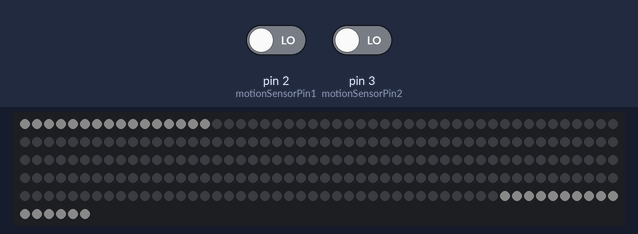
Recording of a sketch running on a simulated Arduino Uno, built with avr-gcc and run on an emulated ATmega328P. On the bench: 256 RGB LEDs in strip order, left to right, continuing on the next row. The inputs (shaded band) are chosen by the test bench; at power-on: pin 2 (motionSensorPin1) LOW, pin 3 (motionSensorPin2) LOW. Dim RGB values are drawn brighter than linear.

Above: at 1.4 s.
1.5 s: pin 2 (motionSensorPin1) driven HIGH
At 3.09 s:
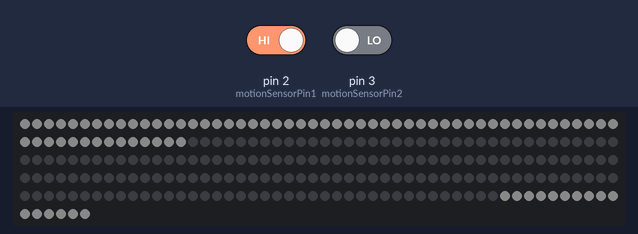
6.9 s: pin 3 (motionSensorPin2) driven HIGH
At 8.75 s:
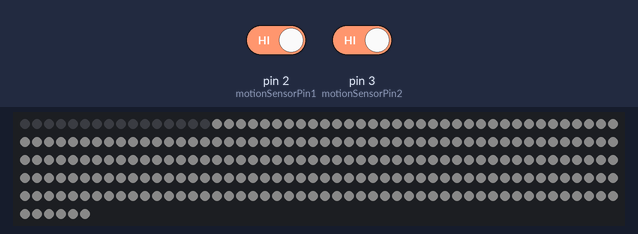
Timing chart, 0 to 10.2 s (numbered marks = the images above; inputs shaded):
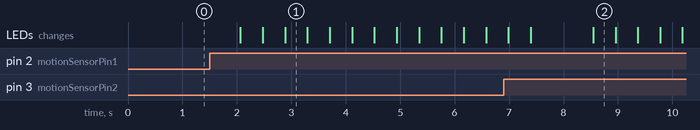

Measured:
- after the input at 1.5 s, the LEDs: first change after 0.57 s (image 1 shows a later state)

The sketch:

stairs-leds-one-led.ino
```cpp
#include <FastLED.h>

#define DATA_PIN 12 // Пин, к которому подключена адресная лента

#define NUM_LEDS 256 // Количество светодиодов в адресной ленте
int NUM_STEPS = 16; // количество супеней
int LEDS_PER_STEP = NUM_LEDS / NUM_STEPS; // количество светодиодов в одной ступени
#define FADE_DELAY 50 // Задержка между изменениями яркости (миллисекунды)

CRGB leds[NUM_LEDS];

int motionSensorPin1 = 2; // Пин для первого датчика движения
int motionSensorPin2 = 3; // Пин для второго датчика движения

int brightness = 10; // Начальная яркость (от 0 до 255)
CRGB color = CRGB::Blue; // Начальный цвет

bool firstMove = false;
bool downSensor = false;
bool topSensor = false;

unsigned long startTime;
unsigned long previousMillis = 0;
const long interval = 1000; // интервал для измерения температуры (1 секунда)
int time = 2;

int r = 2;

int timeDelay = 400;

 ///
  void onfirstLeds(){
    // if(r == 1) {
    //   leds[0] = CRGB::White;
    //   leds[NUM_LEDS - 1] = CRGB::White;
    // }

    // if(r == 2) {
      for (int i = 0; i < NUM_STEPS; i++) {
        leds[i] = CRGB::White;
        FastLED.show(); // Отображаем изменения на ленте
        delay(0); // Задержка между выключением светодиодов
      }

      for (int i = NUM_LEDS - NUM_STEPS; i < NUM_LEDS; i++) {
        leds[i] = CRGB::White;
        FastLED.show(); // Отображаем изменения на ленте
        delay(0); // Задержка между выключением светодиодов
      }
    // }
  }
  ///

void setup() {
  FastLED.addLeds<WS2812, DATA_PIN, GRB>(leds, NUM_LEDS);

  pinMode(motionSensorPin1, INPUT);
  pinMode(motionSensorPin2, INPUT);

  Serial.begin(9600); // Инициализация последовательной связи
  FastLED.clear(); // Очищаем ленту

  // Включаем первый и последний светодиод белым цветом при включении питания

  // onfirstLeds();

  FastLED.show(); // Отображаем изменения на ленте
  startTime = millis(); // сохраняем время старта
}

void loop() {
  unsigned long currentMillis = millis();

  int motionValue1 = digitalRead(motionSensorPin1); // Считываем значение с первого датчика движения
  int motionValue2 = digitalRead(motionSensorPin2); // Считываем значение со второго датчика движения

  FastLED.setBrightness(brightness); // Устанавливаем яркость

  // идем наверх в первый раз
  if (motionValue1 == HIGH && !firstMove && !downSensor && !topSensor) { // 1 датчик включаем снизу вверх
    // Serial.println("первый раз пошли наверх");
    onLightToUp();
    firstMove = true;
    downSensor = true;
    topSensor = false;
  }

  // идем вниз в первый раз
  if (motionValue2 == HIGH && !firstMove && !downSensor && !topSensor) { // 2 датчик, включаем сверху вниз
    // Serial.println("первый раз пошли вниз");
    onLightToDown();
    firstMove = true;
    topSensor = true;
    downSensor = false;
  }

  // поднимаемся наверх в первый раз
  if (motionValue2 == HIGH && downSensor) { // 2 датчик, включаем сверху вниз
    // Serial.println("первый раз поднимаемся");
    offLightToUp();
    downSensor = false;
    topSensor = false;
    time = 2;
  }

  // спускаемся вниз в первый раз
  if (motionValue1 == HIGH && topSensor) { // 1 датчик, включаем сверху вниз
    // Serial.println("первый раз спускаемся");
    offLightToDown();
    topSensor = false;
    downSensor = false;
    time = 2;
  }

  if (currentMillis - previousMillis >= interval) { // 1 сек, работа в режиме ТЕМПЕРАТУРА
      previousMillis = currentMillis;

    if (firstMove && (!topSensor && !downSensor)) {
      if (time > 0) {
        time = time - 1;
        // Serial.println(time);
      } else {
        // Serial.println("будет сначала");
        firstMove = false;
        topSensor = false;
        downSensor = false;
      }
    }
  }
  onfirstLeds();
}

//// Функции

void onLightToUp() { // ВКЛЮЧЕНИЕ светодиодов СНИЗУ ВВЕРХ
  if(r == 1) {
    for (int i = 0; i < NUM_LEDS; i++) {
      leds[i] = CRGB::White;
      FastLED.show(); // Отображаем изменения на ленте
      delay(5); // Задержка между выключением светодиодов
    }
  }

  if(r == 2) { // включение снизу вверх по одной ступеньке
    for (int i = 0; i < NUM_STEPS; i++) {
      int startLed = i * LEDS_PER_STEP;
      int endLed = startLed + LEDS_PER_STEP;

      for (int j = startLed; j < endLed; j++) {
        leds[j] = CRGB::White;
      }

      FastLED.show();
      delay(timeDelay);
    }
  }
}

void onLightToDown() { // ВКЛЮЧЕНИЕ светодиодов СВЕРХУ ВНИЗ
  if(r == 1) {
    for (int i = NUM_LEDS; i >= 0; i--) {
      leds[i] = CRGB::White;
      FastLED.show(); // Отображаем изменения на ленте
      delay(5); // Задержка между включением светодиодов
    }
  }

  if(r == 2) { // включаем по одной ступеньке сверху вниз
    for (int i = NUM_STEPS - 1; i >= 0; i--) {
      int startLed = i * LEDS_PER_STEP;
      int endLed = startLed + LEDS_PER_STEP;

      for (int j = startLed; j < endLed; j++) {
        leds[j] = CRGB::White; // Зажигаем все светодиоды в ступени
      }

      FastLED.show();
      delay(timeDelay); // Задержка перед переходом к следующей ступени
    }
  }
}

void offLightToUp() { // ВЫКЛЮЧЕНИЕ светодиодов СНИЗУ ВВЕРХ
  if(r == 1) {
    for (int i = 0;  i < NUM_LEDS; i++) {
      leds[i] = CRGB::Black;
      FastLED.show(); // Отображаем изменения на ленте
      delay(5); // Задержка между выключением светодиодов
    }
  }

  if(r == 2) { // вЫключение снизу вверх по одной ступеньке
    for (int i = 0; i < NUM_STEPS; i++) {
      int startLed = i * LEDS_PER_STEP;
      int endLed = startLed + LEDS_PER_STEP;

      for (int j = startLed; j < endLed; j++) {
        leds[j] = CRGB::Black;
      }

      FastLED.show();
      delay(timeDelay);
    }
  }
}

void offLightToDown() { // ВЫКЛЮЧЕНИЕ светодиодов  СВЕРХУ в ВНИЗ
  if(r == 1) {
    for (int i = NUM_LEDS; i >= 0; i--) {
      leds[i] = CRGB::Black;
      FastLED.show(); // Отображаем изменения на ленте
      delay(5); // Задержка между выключением светодиодов
    }
  }

  if(r == 2) {
    for (int i = NUM_STEPS - 1; i >= 0; i--) {
      int startLed = i * LEDS_PER_STEP;
      int endLed = startLed + LEDS_PER_STEP;

      for (int j = startLed; j < endLed; j++) {
        leds[j] = CRGB::Black; // Зажигаем все светодиоды в ступени
      }

      FastLED.show();
      delay(timeDelay); // Задержка перед переходом к следующей ступени
    }
  }
}
```
